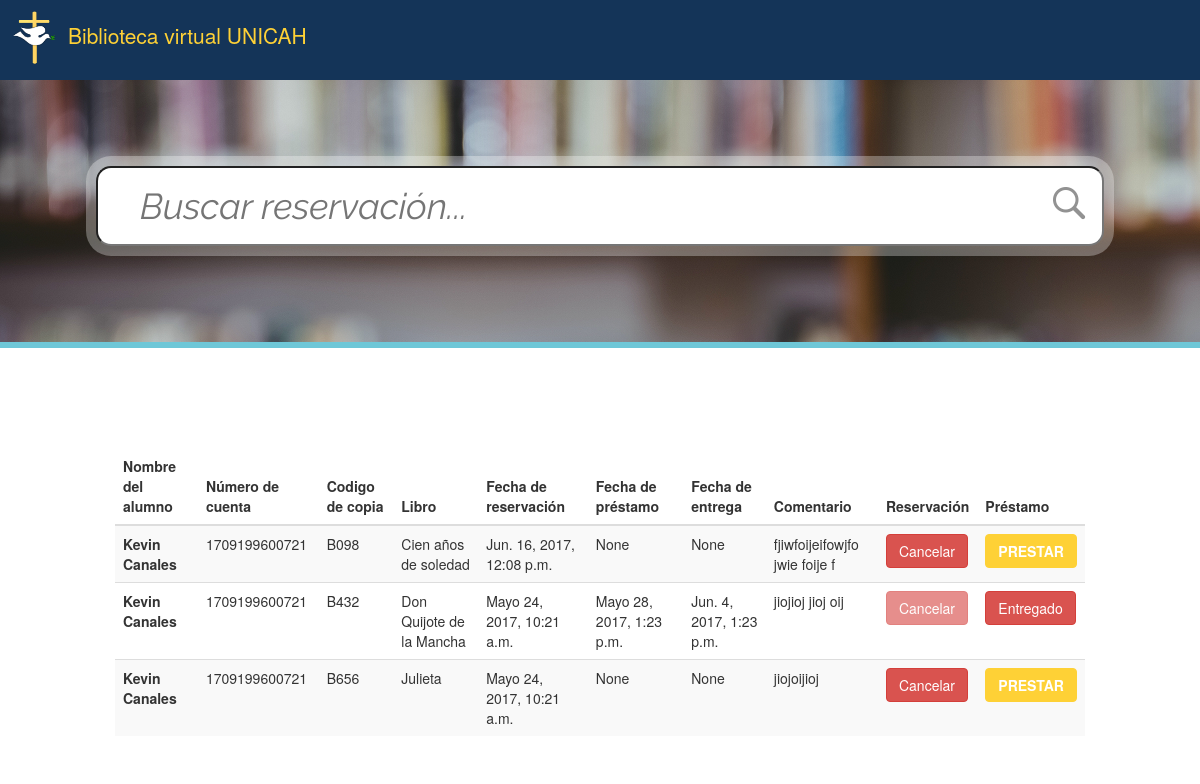
The page /catalogo/reservaciones/ (signed in) on the database its author committed.
### Catalogo/models.py (models this page shows, shortened)
@python_2_unicode_compatible
class Reservacion(models.Model):
	cod_copia = models.ForeignKey(CopiaLibro)
	cod_libro = models.CharField(max_length=15)
	numero_cuenta = models.ForeignKey(Perfil)
	nombre = models.CharField(max_length=100)
	fecha_reservacion = models.DateTimeField()
	fecha_prestamo = models.DateTimeField(null=True)
	fecha_entrega = models.DateTimeField(null=True)
	comentario = models.CharField(max_length=300, null = True)
	prestado = models.BooleanField()
	plazo_dias = models.IntegerField()

@python_2_unicode_compatible
class CopiaLibro(models.Model):
	cod_copia =  models.CharField(max_length=15,primary_key=True)
	cod_libro = models.ForeignKey(Libro)
	reservado = models.BooleanField()
	def __str__(self):
		return self.cod_copia

@python_2_unicode_compatible
class Libro(models.Model):
	cod_libro = models.CharField(max_length=15,primary_key=True)
	portada = models.ImageField(upload_to = 'media/portada')
	editorial = models.ForeignKey(Editorial, null = True)
	autor = models.ForeignKey(Autor)
	area = models.ForeignKey(Area)
	idioma	= models.ForeignKey(Idioma)
	titulo = models.CharField(max_length=100)
	fecha_registro = models.DateTimeField(auto_now_add=True)
	edicion = models.ForeignKey(Edicion)
	categoria = models.ForeignKey(Categoria)
	codigo_dewey = models.DecimalField(blank=True, max_digits=10, decimal_places=5)
	codigo_cutter = models.CharField(max_length=50)
	palabras_claves = models.CharField(max_length=500)
	def __str__(self):
		return self.titulo

### Catalogo/views.py (the view)
@login_required()
def reservaciones(request):
	res = Reservacion.objects.all().select_related()
	copias_libro = CopiaLibro.objects.all()
	libros = Libro.objects.all()
	user = request.user
	if str(user) == 'admin':
		admin = True
	else:
		admin = False
	now = datetime.datetime.now()
	return render(request, 'reservaciones.html', {'user': admin,
												  'now': now,
												  'res': res,
												  'cop': copias_libro,
												  'libros': libros})

### Catalogo/Templates/reservaciones.html (shortened to what this page needs)
{% extends "base2.html" %}
{% load static %}
{% block var %}
	 <nav id="mainNav" style="background-color: #143458; height:80px;" class="navbar navbar-default navbar-custom navbar-fixed-top affix">
        <div class="container row col-md-12">
            <img class="row col-md-2" src="{% static 'img/logo.png' %}" id="logou" alt="">
            <div class="navbar-header page-scroll">
                <a class="navbar-brand page-scroll" href="{% url 'index' %}">Biblioteca virtual UNICAH</a>
            </div>
            <div class="collapse navbar-collapse" id="bs-example-navbar-collapse-1">
            </div>
        </div>
    </nav>
{% endblock  %}
{% block container %}
	{% block info %}
  <div id="contBus" class="container">
  <form action="{% url 'busRes' %}">
    <p>
        <input class="welcome-header__search__string" name="que" id="busRes" type="text" placeholder="Buscar reservación...">
        <a id="boton" href=""><img src="{% static 'img/search.png' %}" alt=""></a>
    </p>
  </form>
  </div>
		<div class="table-responsive row col-md-10 col-md-offset-1" style="margin-top: 100px;">
            <table class="table table-striped" >
              <thead>
                <tr>
                  <th>Nombre del alumno</th>
                  <th>Número de cuenta</th>
                  <th>Codigo de copia</th>
                  <th>Libro</th>
                  <th>Fecha de reservación</th>
                  <th>Fecha de préstamo</th>
                  <th>Fecha de entrega</th>
                  <th>Comentario</th>
                  <th>Reservación</th>
                  <th>Préstamo</th>
                </tr>
              </thead>
              <tbody>
              {% for r in res %}
               <tr>
				  <td><strong>{{ r.nombre }}</strong></td>
				  <td>{{ r.numero_cuenta }}</td>
				  <td>{{ r.cod_copia }}</td>
				  {% for c in cop %}
				  	{% if c.cod_copia|stringformat:"s" == r.cod_copia|stringformat:"s" %}
				  		<td>{{ c.cod_libro }}</td>
				  	{% endif %}
				  {% endfor %}
		          <td>{{ r.fecha_reservacion }}</td>
              <td>{{ r.fecha_prestamo }}</td>
		          <td>{{ r.fecha_entrega }}</td>
		          <td>{{ r.comentario }}</td>
		          <td>
              {% if r.prestado == False %}
                <form action="{% url 'quitar' r.id %}"><button class="btn btn-danger" type="submit">Cancelar</button></form></td>
              {% else %}
                <form action="{% url 'quitar' r.id %}"><button class="btn btn-danger" type="submit" disabled="true">Cancelar</button></form></td>
              {% endif %}
              <td>
              {% if r.prestado == False %}
                <form action="{% url 'prestar' r.id %}"><button class="btn btn-primary" type="submit">Prestar</button></form></td>
              {% else %}
                <form action="{% url 'entregar' r.id %}"><button class="btn btn-danger" type="submit">Entregado</button></form></td>
              {% endif %}
                </tr>
              {% endfor %}
              </tbody>
            </table>
          </div>
	{% endblock %}
{% endblock %}

### global_templates/base2.html (shortened to what this page needs)
{% extends "base.html" %}
{% load static %}
{% block css %}
    <link rel="stylesheet" href="{% static 'vendor/font-awesome/css/font-awesome.min.css' %}" >
    <link rel="stylesheet" href="{% static 'css/agency.css' %}" >
{% endblock  %}

### global_templates/base.html (shortened to what this page needs)
<!DOCTYPE html>
<html lang="en">
<head>
    {% load static %}
    <link rel="stylesheet" href="{%  static 'bootstrap/css/bootstrap.css' %}">
    <link rel="stylesheet" href="{% static 'Catalogo/css/jquery.notice.css' %}">
    <link rel="stylesheet" href="{% static 'css/agency.css' %}">
{% block css %}
{% endblock  %}
</head>
<body>
{% block var %}
{% endblock %}
{% block container %}
{% endblock %}
</body>
</html>

### global_statics/css/agency.css (style rules this page uses)
p { font-size: 14px; line-height: 1.75; }
a, a:hover, a:focus, a:active, a.active { outline: none; }
a { color: #fed136; }
.btn-primary { color: white; background-color: #fed136; border-color: #fed136; font-family: "Montserrat", "Helvetica Neue", Helvetica, Arial, sans-serif; text-transform: uppercase; font-weight: 700; }
.navbar-custom { background-color: #222222; border-color: transparent; }
.navbar-custom .navbar-brand { color: #fed136; font-family: "Helvetica Neue", Helvetica, Arial, cursive; }
.navbar-custom .navbar-collapse { border-color: rgba(255, 255, 255, 0.02); }
@media (min-width: 768px) { .navbar-custom { background-color: transparent; padding: 25px 0; -webkit-transition: padding 0.3s; -moz-transition: padding 0.3s; transition: padding 0.3s; border: none; } }
@media (min-width: 768px) { .navbar-custom .navbar-brand { font-size: 2em; -webkit-transition: all 0.3s; -moz-transition: all 0.3s; transition: all 0.3s; } }
@media (min-width: 768px) { .navbar-custom.affix { background-color: #143458; padding: 10px 0; } }
@media (min-width: 768px) { .navbar-custom.affix .navbar-brand { font-size: 1.5em; } }
body { webkit-tap-highlight-color: #fed136; }
#logou { height: 4em; width: 7em; }

### rows shown on the page
Reservacion: nombre "Kevin Canales", numero_cuenta "1709199600721", cod_copia "B098", fecha_reservacion "Jun. 16, 2017, 12:08 p.m.", fecha_prestamo "None", fecha_entrega "None", comentario "fjiwfoijeifowjfo jwie foije f", prestado "Cancelar"
CopiaLibro: cod_libro "Cien años de soledad"
Reservacion: nombre "Kevin Canales", numero_cuenta "1709199600721", cod_copia "B432", fecha_reservacion "Mayo 24, 2017, 10:21 a.m.", fecha_prestamo "Mayo 28, 2017, 1:23 p.m.", fecha_entrega "Jun. 4, 2017, 1:23 p.m.", comentario "jiojioj jioj oij", prestado "Cancelar"
CopiaLibro: cod_libro "Don Quijote de la Mancha"
Reservacion: nombre "Kevin Canales", numero_cuenta "1709199600721", cod_copia "B656", fecha_reservacion "Mayo 24, 2017, 10:21 a.m.", fecha_prestamo "None", fecha_entrega "None", comentario "jiojoijioj", prestado "Cancelar"
CopiaLibro: cod_libro "Julieta"
